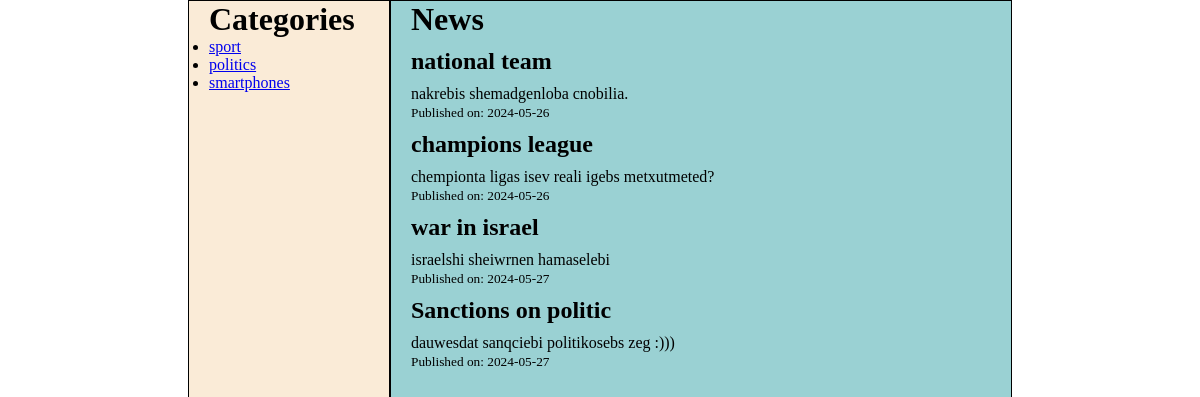
The page / on the database its author committed.
### tables this page shows
CREATE TABLE `categorys` (
  `category_id` int(4) UNSIGNED NOT NULL,
  `title` varchar(100) NOT NULL,
  `description` text DEFAULT NULL,
  `created_at` date NOT NULL DEFAULT current_timestamp()
);

CREATE TABLE `news` (
  `news_id` int(4) NOT NULL,
  `title` varchar(20) NOT NULL,
  `information` text NOT NULL,
  `created_at` date NOT NULL DEFAULT current_timestamp(),
  `category_id` int(4) UNSIGNED NOT NULL,
  `user_id` int(4) UNSIGNED NOT NULL
);

### index.php (the view, shortened to what this page needs)
<?php
include "./connection/conn.php"
?>
<!DOCTYPE html>
<html lang="en">
<head>
    <link rel="stylesheet" href="style.css">
</head>
<body>
    <main>
        <?php
        $nav_q = "SELECT category_id, title FROM categorys";
        $nav_result = mysqli_query($conn, $nav_q);
        $navigation = mysqli_fetch_all($nav_result, MYSQLI_ASSOC);
        $selected_category_id = isset($_GET['category_id']) ? intval($_GET['category_id']) : null;
        if ($selected_category_id) {
            $news_q = "SELECT news_id, title, information, created_at FROM news WHERE category_id = $selected_category_id";
        } else {
            $news_q = "SELECT news_id, title, information, created_at FROM news";
        }
        $news_result = mysqli_query($conn, $news_q);
        $newsfromdata = mysqli_fetch_all($news_result, MYSQLI_ASSOC);
        ?>
        <div class="navbar">
            <h1>Categories</h1>
            <ul>
                <?php
                foreach($navigation as $nav){
                ?>
                <li><a href="?category_id=<?=$nav['category_id']?>"><?=$nav['title']?></a></li>
                <?php
                }
                ?>
            </ul>
        </div>
        <div class="mtavari">
            <h1>News</h1>
            <ul>
                <?php
                foreach($newsfromdata as $news){
                ?>
                    <h2><?=$news['title']?></h2>
                    <p><?=$news['information']?></p>
                    <small>Published on: <?=$news['created_at']?></small>
                <?php
                }
                ?>
            </ul>
        </div>
    </main>
</body>
</html>

### style.css (style rules this page uses)
.mtavari { border: 1px solid black; width: 50%; height: 100vh; background-color: rgb(154, 209, 211); padding-left: 20px; }
.mtavari h2, p, small { padding-top: 10px; }
main { display: flex; justify-content: center; }
.navbar { border: 1px solid black; width: 15%; height: 100vh; padding-left: 20px; background-color: antiquewhite; }
* { padding: 0; margin: 0; }

### rows shown on the page
categorys: title "sport"
categorys: title "politics"
categorys: title "smartphones"
news: title "national team", information "nakrebis shemadgenloba cnobilia.", created_at "2024-05-26"
news: title "champions league", information "chempionta ligas isev reali igebs metxutmeted?", created_at "2024-05-26"
news: title "war in israel", information "israelshi sheiwrnen hamaselebi", created_at "2024-05-27"
news: title "Sanctions on politic", information "dauwesdat sanqciebi politikosebs zeg :)))", created_at "2024-05-27"
